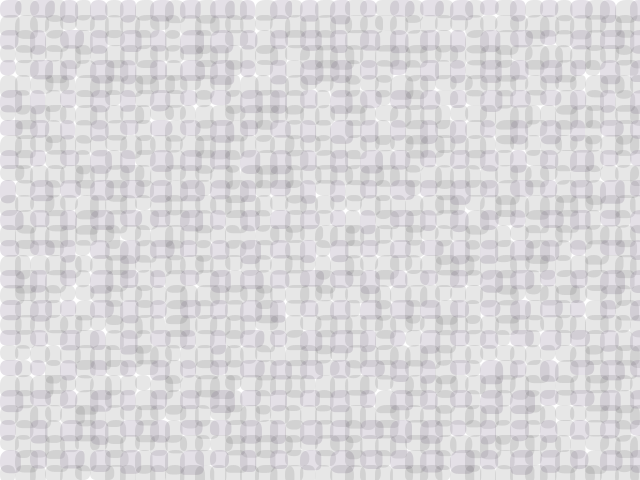
Frame 1 (no input)
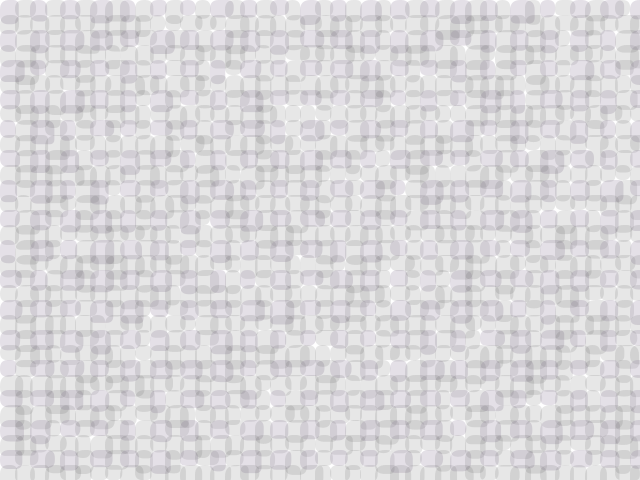
Frame 60 (the mouse pressed at the canvas centre just before this capture)
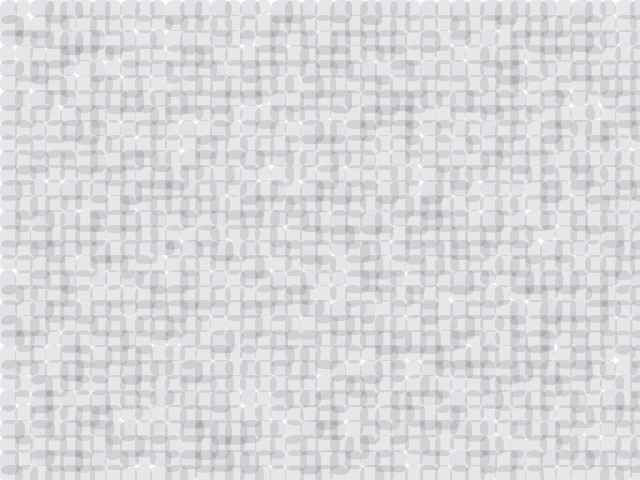
Frame 120 (the mouse held since frame 60 and released just before this capture)

The Processing sketch that drew these frames (run headless with seeded random() and noise(); from frame 60 on, the mouse is pressed at the canvas centre):

// Processing sketch: processing_87660
// ── processing_87660.pde

void setup() {
  size(640, 480);
  smooth();
  noStroke();
  frameRate(24);
}

void draw() {
  background(255);

  for (int i=0; i<width; i+=15) {
    for (int j=0; j<height; j+=15) {
      if ((i % 2 == 0) && (j % 2 == 0)) {
        fill(140, 124, 152, 60);
      }
      else {
        fill(50, 30);
      }
      rect(float(i), float(j), random(15, 25), random(15, 25), random(10, 15), random(5, 10), random(5, 10), random(5, 10));
    }
  }
}
